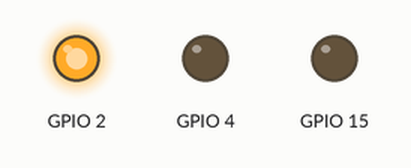
Simulated run of this program. Board: ESP32 board running MicroPython. On the bench: output pins drawn as LEDs (lit = HIGH).

Above: at 0.5 s.
At 1.5 s:
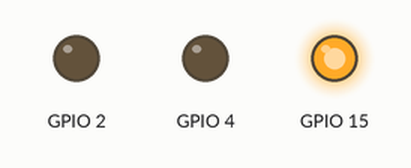
At 5.5 s:
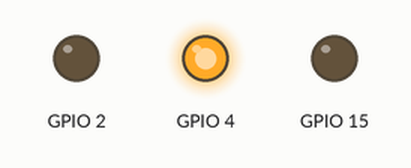
Timing chart, 0 to 6.9 s (numbered marks = the images above):
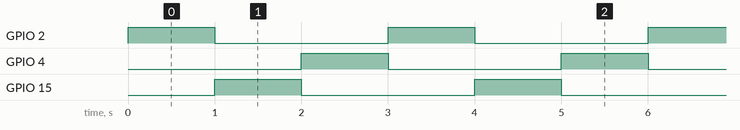

The program:

LED_BLINK.py
```python
import machine
import time

class LED_CONTROLLER:

    #Constructor method
    def __init__(self, pin_number, active_state = True):
        self.led = machine.Pin(pin_number, machine.Pin.OUT)
        self.active = active_state

    #method for switching on led
    def led_on(self):
        self.led.value(1)

    #method to turn off led
    def led_off(self):
        self.led.value(0)

    #method to toggle led state
    def led_toggle(self):
        self.led.value(not self.led.value())

    def value(self):
        return self.led.value()

    #blinking led n times
    def blinkingLed(self, number_of_times, on_delay, off_delay):
        for i in range(number_of_times):
            self.led.on()
            time.sleep(on_delay)
            self.led.off()
            time.sleep(off_delay)
        print("End of blinking ✌")

    def Blink(self, on_delay, off_delay):
        while True:
            self.led.value(1)
            time.sleep(on_delay)
            self.led.value(0)
            time.sleep(off_delay)


# am using 4, 2, 15


def traffic_light(redPin, bluePin, yellowPin):
    #instantiating led objects
    redLight = LED_CONTROLLER(redPin)
    blueLight = LED_CONTROLLER(bluePin)
    yellowLight = LED_CONTROLLER(yellowPin)

    while True:
        redLight.led_on()
        time.sleep(1)
        redLight.led_off()

        blueLight.led_on()
        time.sleep(1)
        blueLight.led_off()

        yellowLight.led_on()
        time.sleep(1)
        yellowLight.led_off()


traffic_light(redPin=2, bluePin=15, yellowPin=4)
```

Measured:
- by itself, GPIO 2, GPIO 4, GPIO 15: alternates HIGH for 1.0 s and LOW for 2.0 s
- by itself, everything shown: repeats every 3.0 s, in 3 steps
